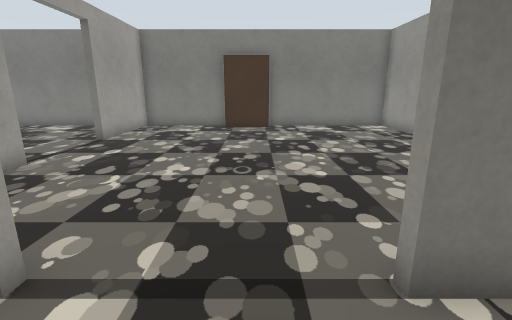
[1] (above)

21 first-person views from a walk through a world built for the Gazebo simulator. The camera is 1 m above the floor, tilts 14° down and sees 85° across. The floor is counted in squares, 0.5 m on a side. Each view is taken from the middle of a square. On the plan, view 1 faces up. The plan holds only what a view shows up to about 17 squares ahead; the rest is blank.

[2]
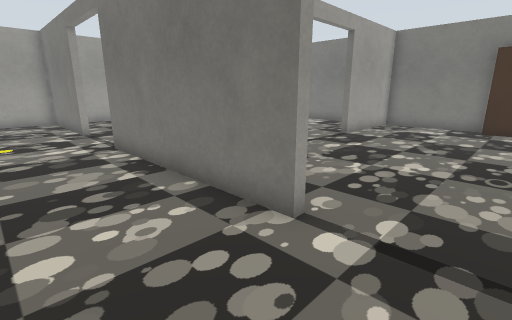

[3]
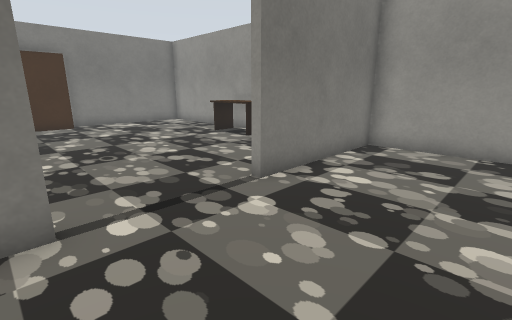

[4]
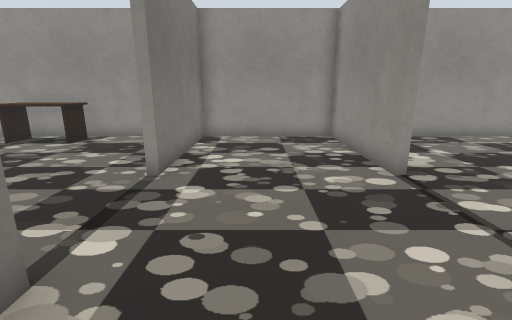

[5]
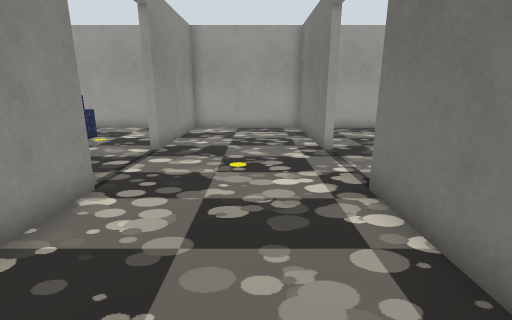

[6]
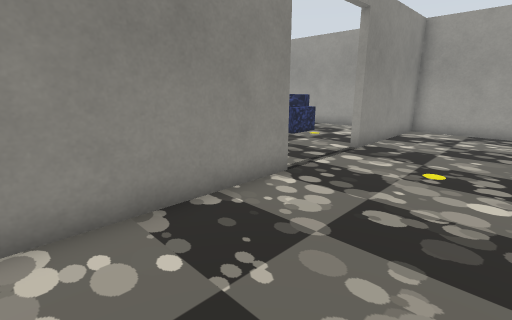

[7]
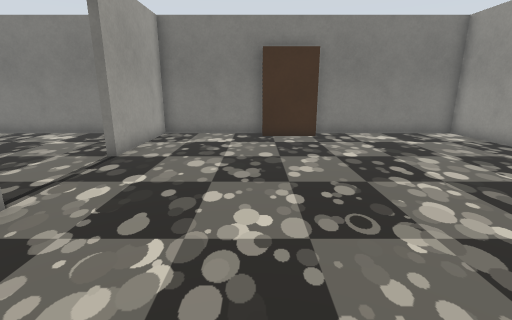

[8]
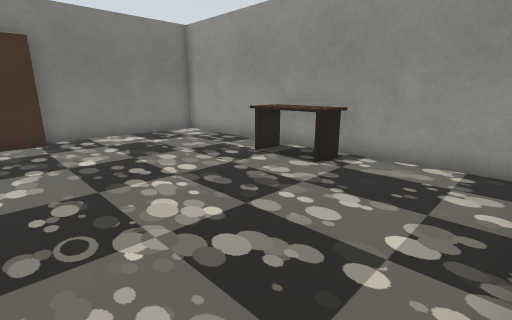

[9]
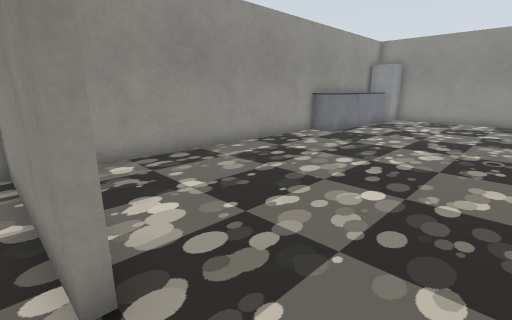

[10]
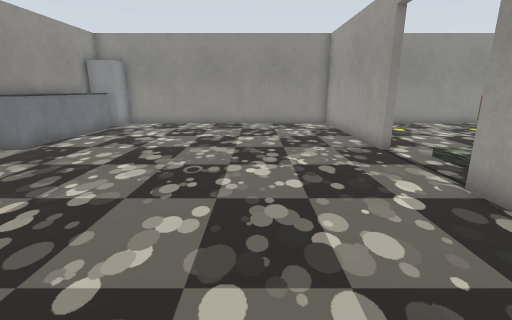

[11]
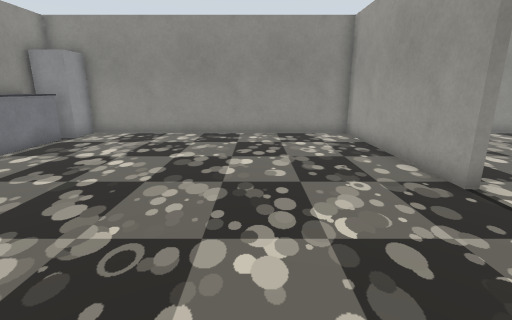

[12]
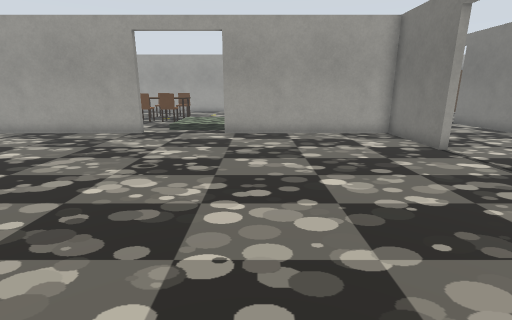

[13]
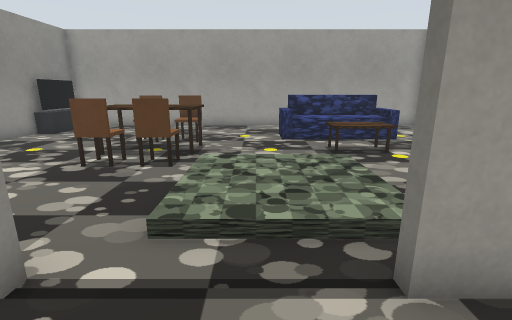

[14]
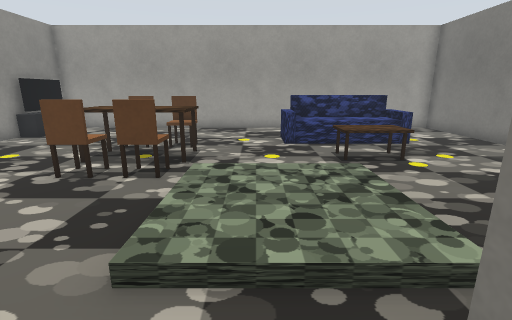

[15]
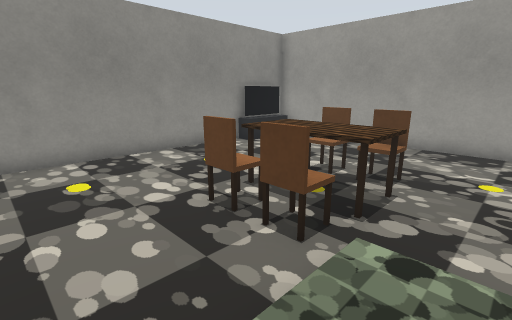

[16]
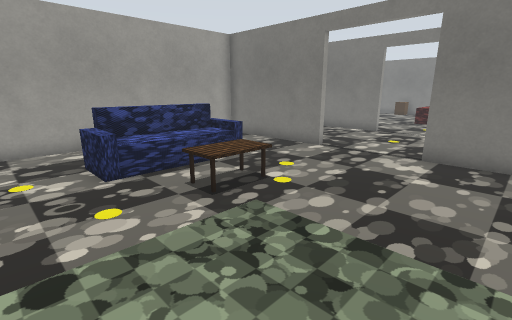

[17]
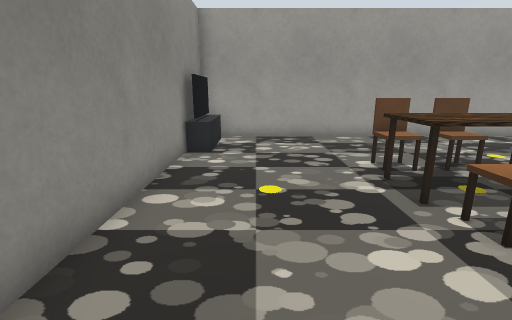

[18]
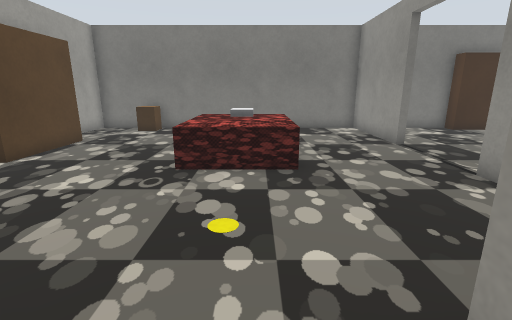

[19]
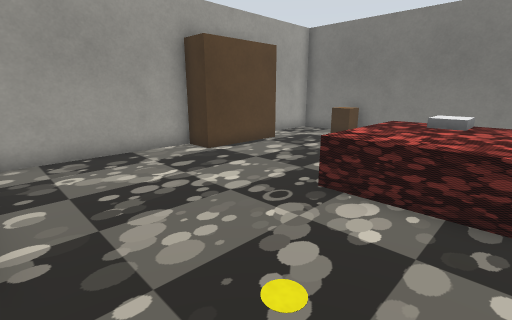

[20]
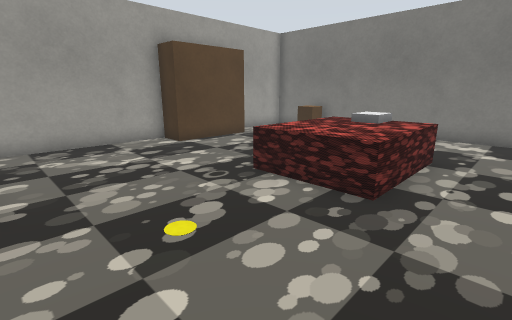

[21]
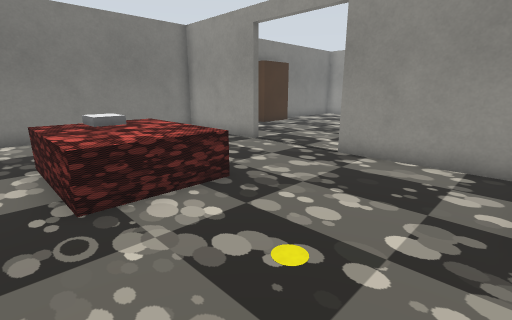

### Floor plan
Ten units are one square. View 1 is at (0, 0); x grows to the right and y downward. Boxes are objects, and circles mark ways between rooms. Rooms are numbered by the first view taken in them; rooms with no view inside come last. Other rooms are left out.
<svg viewBox="-210 -170 290 410">
<path fill="none" stroke="#000" d="M-106 33 -49 33M-25 32 -25 36M-25 -24 -105 -24M-145 -24 -203 -24 -203 33 -145 33 -145 36M15 38 15 33 74 33 74 -24 15 -24M-15 -164 -64 -164 -64 -115M-64 -75 -64 -68M74 -106 74 -164 8 -164M-25 -28 -25 -24M15 -24 15 -28M74 -31 74 -62M-64 155 -64 233 55 233M74 152 74 51M-25 36 -64 36 -64 115M-68 155 -64 155M-64 115 -68 115M-165 233 -82 233M-145 36 -203 36 -203 222M-82 36 -105 36M-203 -82 -203 -32M-145 -28 -145 -24M-64 -115 -66 -115 -66 -164 -165 -164M-184 -164 -203 -164 -203 -134M-66 -31 -66 -75M-105 -24 -105 -28"/>
<rect x="-15" y="-165" width="20" height="10" fill="#bbb"><title>brown box</title></rect>
<rect x="55" y="-105" width="20" height="40" fill="#bbb"><title>desk</title></rect>
<rect x="55" y="215" width="20" height="20" fill="#bbb"><title>fridge</title></rect>
<rect x="55" y="155" width="20" height="60" fill="#bbb"><title>counter</title></rect>
<rect x="-205" y="225" width="40" height="10" fill="#bbb"><title>TV cabinet</title></rect>
<rect x="-175" y="65" width="20" height="60" fill="#bbb"><title>sofa</title></rect>
<rect x="-155" y="165" width="10" height="20" fill="#bbb"><title>chair</title></rect>
<rect x="-155" y="155" width="10" height="10" fill="#bbb"><title>chair</title></rect>
<rect x="-145" y="145" width="20" height="40" fill="#bbb"><title>dining table</title></rect>
<rect x="-145" y="85" width="20" height="20" fill="#bbb"><title>coffee table</title></rect>
<rect x="-125" y="165" width="20" height="20" fill="#bbb"><title>chair</title></rect>
<rect x="-125" y="155" width="20" height="10" fill="#bbb"><title>chair</title></rect>
<rect x="-205" y="-125" width="20" height="40" fill="#bbb"><title>wardrobe</title></rect>
<rect x="-185" y="-165" width="20" height="20" fill="#bbb"><title>brown box</title></rect>
<rect x="-145" y="-125" width="40" height="50" fill="#bbb"><title>bed</title></rect>
<circle cx="-5" cy="-20" r="3" fill="#2a7"/>
<circle cx="-5" cy="40" r="3" fill="#2a7"/>
<circle cx="-125" cy="40" r="3" fill="#2a7"/>
<circle cx="-125" cy="-20" r="3" fill="#2a7"/>
<circle cx="-70" cy="-95" r="3" fill="#2a7"/>
<circle cx="-70" cy="135" r="3" fill="#2a7"/>
<text x="-70" y="10">1</text>
<text x="0" y="-100">2</text>
<text x="0" y="140">3</text>
<text x="-140" y="140">4</text>
<text x="-140" y="-100">5</text>
</svg>
Room 1 opens to room 2. Room 1 opens to room 3. Room 1 opens to room 4. Room 1 opens to room 5. Room 2 opens to room 5. Room 3 opens to room 4.

Where each view was taken, in squares from view 1:
view 1: 0 up, 0 right, facing up
view 2: 1 down, 0 right, facing up-left
view 3: 2 down, 3 left, facing up-right
view 4: 0 up, 5 left, facing right
view 5: 0 up, 5 left, facing left
view 6: 1 up, 5 left, facing down-left
view 7: 3 up, 2 left, facing up
view 8: 3 up, 1 left, facing up-right
view 9: 3 down, 1 left, facing down-right
view 10: 6 down, 2 left, facing down
view 11: 10 down, 2 left, facing down
view 12: 10 down, 7 right, facing left
view 13: 13 down, 4 left, facing left
view 14: 13 down, 5 left, facing left
view 15: 13 down, 8 left, facing down-left
view 16: 14 down, 8 left, facing up-left
view 17: 21 down, 8 left, facing left
view 18: 1 up, 12 left, facing up
view 19: 3 up, 11 left, facing up-left
view 20: 3 up, 9 left, facing up-left
view 21: 3 up, 15 left, facing up-right
